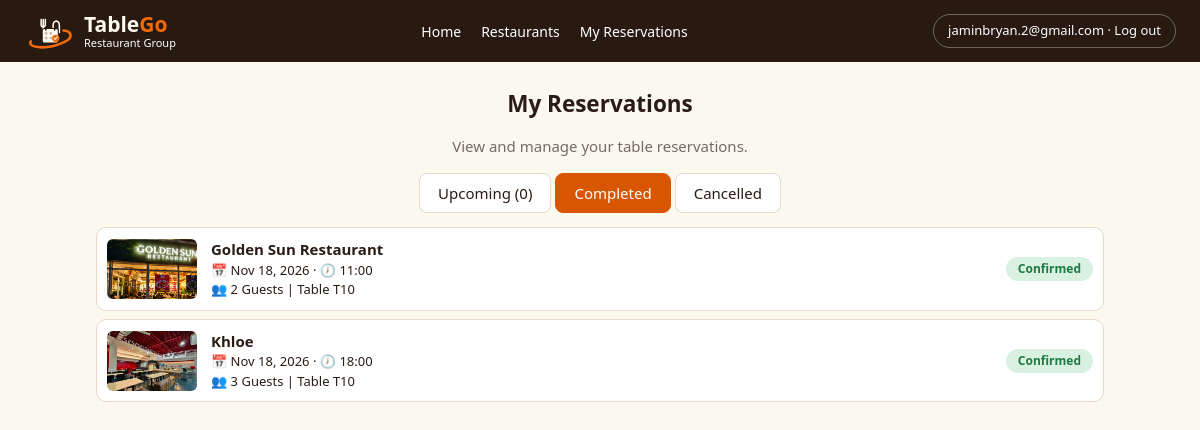
Page /my/?tab=completed (signed in) on the committed database.
### booking/models.py (models this page shows, shortened)
class Reservation(models.Model):
    STATUS = [("pending", "Pending"), ("confirmed", "Confirmed"), ("declined", "Declined"), ("cancelled", "Cancelled")]
    customer = models.ForeignKey(User, on_delete=models.CASCADE)
    customer_name = models.CharField(max_length=100, blank=True)
    restaurant = models.ForeignKey(Restaurant, on_delete=models.CASCADE)
    table = models.ForeignKey(Table, null=True, blank=True, on_delete=models.SET_NULL)
    date = models.DateField()
    time = models.CharField(max_length=5, choices=[(s, s) for s in SLOTS])
    guests = models.PositiveSmallIntegerField(validators=[MinValueValidator(1), MaxValueValidator(20)])
    phone = models.CharField(max_length=30, blank=True)
    occasion = models.CharField(max_length=30, blank=True)
    note = models.CharField(max_length=200, blank=True)
    status = models.CharField(max_length=10, choices=STATUS, default="pending")
    created = models.DateTimeField(auto_now_add=True)
    class Meta:
        ordering = ["date", "time"]

class Restaurant(models.Model):
    name = models.CharField(max_length=80)
    slug = models.SlugField(unique=True)
    cuisine = models.CharField(max_length=80)
    description = models.TextField(blank=True)
    fixtures = models.JSONField(default=list, blank=True, help_text="Floor-plan areas: label, x, y, w, h")
    location = models.CharField(max_length=80, blank=True)
    hours = models.CharField(max_length=60, blank=True)
    active = models.BooleanField(default=True)

class Table(models.Model):
    restaurant = models.ForeignKey(Restaurant, on_delete=models.CASCADE)
    name = models.CharField(max_length=20)
    seats = models.PositiveSmallIntegerField()
    shape = models.CharField(max_length=10, default="square",
                             choices=[("square", "Square"), ("rect", "Rectangle"), ("long", "Long"), ("banquet", "Banquet"), ("round", "Round")])
    x = models.PositiveSmallIntegerField(default=50, help_text="Left position on the floor plan, 0-100")
    y = models.PositiveSmallIntegerField(default=50, help_text="Top position on the floor plan, 0-100")

### booking/views.py (the view)
# urls.py: path("my/", v.my_reservations, name="my"),
@login_required
def my_reservations(request):
    today, tab = timezone.localdate(), request.GET.get("tab", "upcoming")
    qs = list(Reservation.objects.filter(customer=request.user).select_related("restaurant", "table"))
    groups = {"upcoming": [r for r in qs if r.status in LIVE and r.date >= today],
              "completed": [r for r in qs if r.status in LIVE and r.date < today],
              "cancelled": [r for r in qs if r.status in ("cancelled", "declined")]}
    return render(request, "my.html", {"tab": tab, "items": groups.get(tab, []), "counts": {k: len(v) for k, v in groups.items()}})

### booking/templates/my.html
{% extends "base.html" %}{% load static %}{% block content %}
<h2 class="center">My Reservations</h2><p class="mu center">View and manage your table reservations.</p>
<div class="tabs"><a class="{% if tab == 'upcoming' %}on{% endif %}" href="?tab=upcoming">Upcoming ({{ counts.upcoming }})</a><a class="{% if tab == 'completed' %}on{% endif %}" href="?tab=completed">Completed</a><a class="{% if tab == 'cancelled' %}on{% endif %}" href="?tab=cancelled">Cancelled</a></div>
{% for r in items %}<div class="rrow"><div class="th" style="background-image:url('{% static 'booking/img/'|add:r.restaurant.slug|add:'.jpg' %}')"></div>
<div class="ri"><b>{{ r.restaurant.name }}</b><span>📅 {{ r.date|date:"M j, Y" }} · 🕖 {{ r.time }}</span><span>👥 {{ r.guests }} Guests | Table {{ r.table.name|default:"-" }}</span></div>
<span class="badge {{ r.status }}">{{ r.get_status_display }}</span>
{% if tab == "upcoming" %}<form method="post" action="{% url 'cancel' r.pk %}">{% csrf_token %}<button class="cancel">Cancel</button></form>{% endif %}</div>
{% empty %}<p class="mu center">Nothing here yet.</p>{% endfor %}{% endblock %}

### booking/templates/base.html (shortened to what this page needs)
{% load static %}<!DOCTYPE html><html lang="en"><head><link rel="stylesheet" href="{% static 'booking/site.css' %}?v=4"></head><body>
<header class="top"><a class="brand" href="{% url 'home' %}">{% include "_logo.html" %}<span class="brand-name"><b>Table<span>Go</span></b><small>Restaurant Group</small></span></a>
<nav class="menu"><a href="{% url 'home' %}">Home</a><a href="{% url 'restaurants' %}">Restaurants</a><a href="{% url 'my' %}">My Reservations</a></nav>
<div class="acct">{% if user.is_authenticated %}<form method="post" action="{% url 'logout' %}">{% csrf_token %}<button class="ghost">{{ user.username }} · Log out</button></form>{% else %}<a class="ghost" href="{% url 'login' %}">Login</a><a class="gold sm" href="{% url 'register' %}">Sign Up</a>{% endif %}</div></header>
<main class="wrap">{% for m in messages %}<div class="msg {{ m.tags }}">{{ m }}</div>{% endfor %}{% block content %}{% endblock %}</main></body></html>

### booking/static/booking/site.css (style rules this page uses)
:root { --navy: #281911; --gold: #f36b08; --gold2: #d95600; --cream: #fbf8ed; --tx: #2a1b14; --mu: #756c65; --bd: #e7d8c8; --ok: #2ea05a; --bad: #d84a4a; }
* { box-sizing: border-box; }
body { margin: 0; font: 15px/1.5 system-ui, -apple-system, "Segoe UI", sans-serif; background: var(--cream); color: var(--tx); }
a { color: inherit; }
.mu { color: var(--mu); }
.center { text-align: center; }
h2, h3 { margin: 0.2em 0; }
.top { background: var(--navy); color: #fff; display: flex; align-items: center; gap: 22px; padding: 10px 24px; flex-wrap: wrap; }
.brand { display: flex; gap: 8px; align-items: center; text-decoration: none; color: var(--gold); }
.brand-name { display: flex; flex-direction: column; line-height: 1.1; }
.brand-name > b { font-size: 21px; font-weight: 900; color: #fffaf0; }
.brand-name > b span, .logo > b span { color: var(--gold); }
.brand small { color: #fff; font-size: 11px; }
.menu { display: flex; gap: 20px; margin: auto; flex-wrap: wrap; }
.menu a { color: #fff; text-decoration: none; font-size: 14px; }
.acct { display: flex; gap: 8px; align-items: center; }
.acct form { margin: 0; }
button { font: inherit; cursor: pointer; }
.ghost { background: none; color: #fff; border: 1px solid #ffffff55; padding: 6px 14px; border-radius: 99px; text-decoration: none; font-size: 13px; }
.wrap { max-width: 1040px; margin: auto; padding: 20px 16px 50px; }
.tabs { display: flex; gap: 4px; justify-content: center; margin: 14px 0; flex-wrap: wrap; }
.tabs a { padding: 8px 18px; border: 1px solid var(--bd); background: #fff; text-decoration: none; border-radius: 8px; }
.tabs a.on { background: var(--gold2); color: #fff; border-color: var(--gold2); }
.rrow { display: flex; gap: 14px; align-items: center; background: #fff; border: 1px solid var(--bd); border-radius: 10px; padding: 10px; margin: 8px 0; flex-wrap: wrap; }
.th { width: 90px; height: 60px; border-radius: 6px; background: #39251b center/cover; }
.ri { flex: 1; display: flex; flex-direction: column; font-size: 13px; min-width: 180px; }
.ri b { font-size: 15px; }
.badge { padding: 3px 12px; border-radius: 99px; font-size: 12px; font-weight: 600; background: #e3e6ec; }
.badge.confirmed, .badge.on { background: #d9f1e1; color: #1d7a43; }

### rows in the picture
Reservation: restaurant.slug (picture), restaurant.name "Golden Sun Restaurant", date "Nov 18, 2026", time "11:00", guests "2", table.name "T10", status "Confirmed"
Reservation: restaurant.slug (picture), restaurant.name "Khloe", date "Nov 18, 2026", time "18:00", guests "3", table.name "T10", status "Confirmed"

### other values in the picture
{{ user.username }} "jaminbryan.2@gmail.com"
{{ counts.upcoming }} "0"
